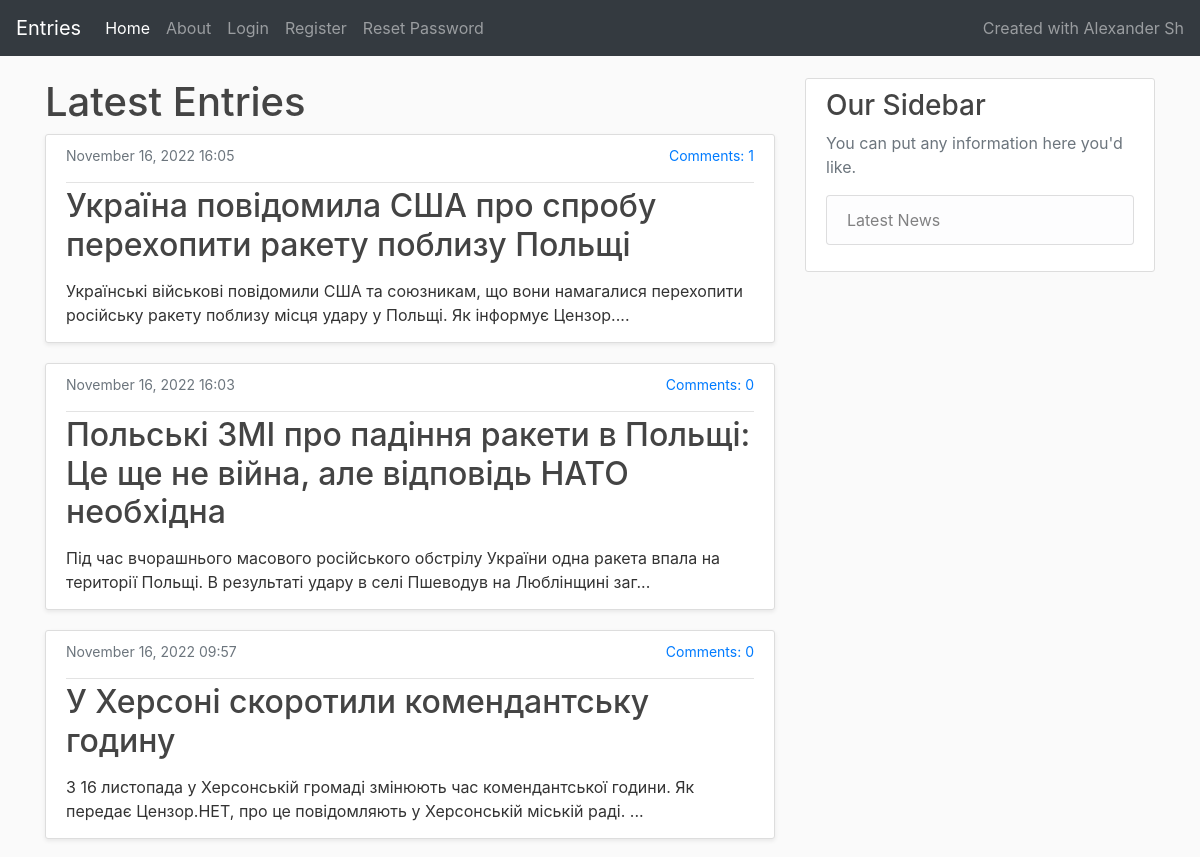
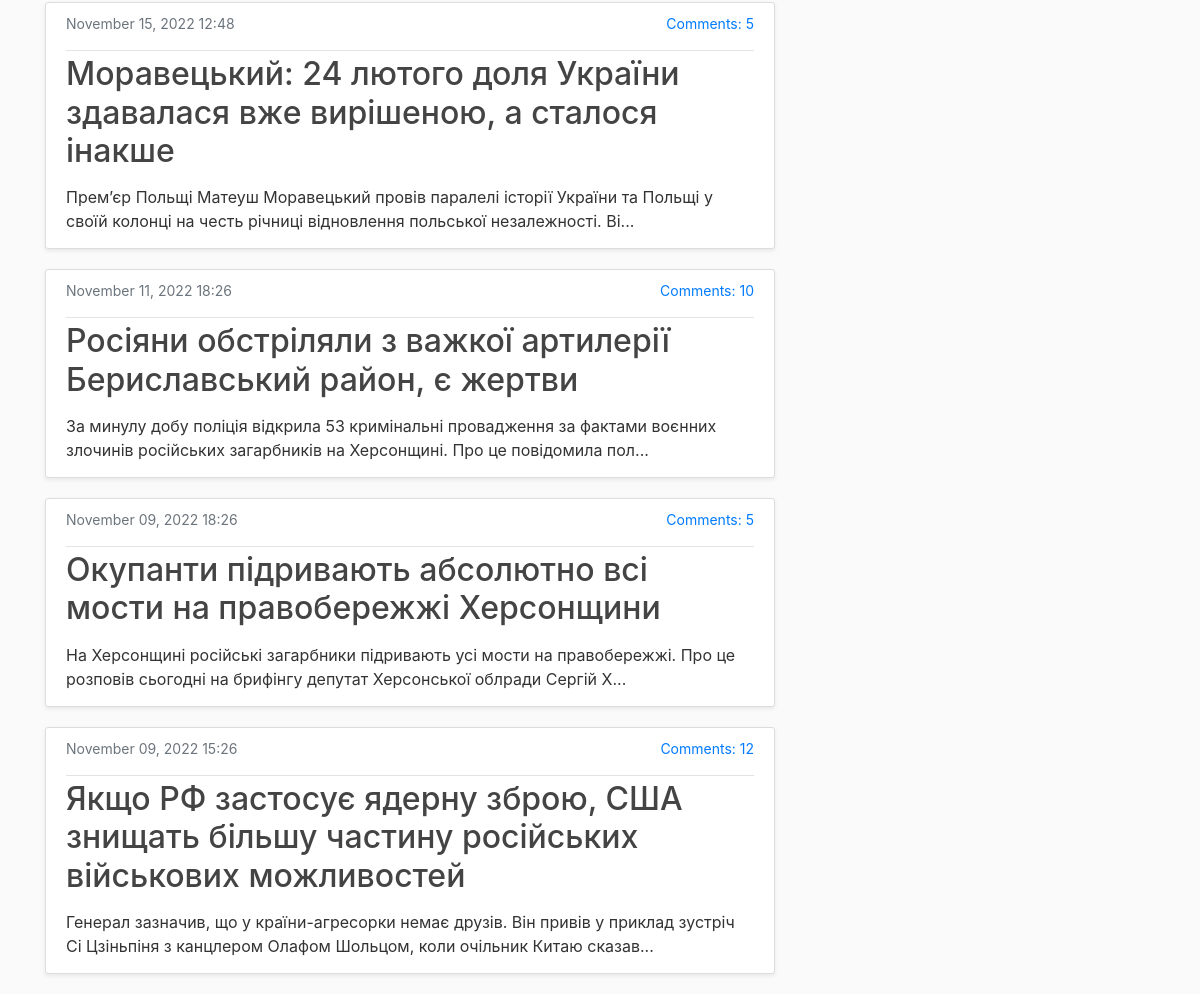
The page / on the database its author committed (2 pictures, top to bottom).
### content/models.py (models this page shows, shortened)
class Entry(models.Model):
    title = models.CharField(max_length=100)
    content = models.TextField()
    user_id = models.IntegerField(null=False)
    created_at = models.DateTimeField(default=timezone.now)
    updated_at = models.DateTimeField(default=timezone.now)
    class Meta:
        db_table = "base_entry"

### base/views.py (the view)
# urls.py: path('', views.index, name='index'),
def index(request):
    entries = Entry.objects.all().order_by('-id')[:10:1]
    context = {
        'entries': entries,
        'title': 'Latest Entries',
    }
    return render(request, 'index.html', context)

### base/templates/index.html (shortened to what this page needs)
{% load static %}
<html lang="en">
<head>
    <link rel="stylesheet" href="https://cdn.jsdelivr.net/npm/bootstrap@4.6.2/dist/css/bootstrap.min.css">
    <link rel="stylesheet" href="{% static 'css/main.css' %}">
</head>
<body>
    <nav class="navbar navbar-expand-lg navbar-dark bg-dark">
        <a class="navbar-brand" href="{% url 'index' %}">Entries</a>
        <div class="collapse navbar-collapse" id="navbarText">
          <ul class="navbar-nav sticky-top mr-auto">
            <li class="nav-item active">
                <a class="nav-link" href="{% url 'index' %}">Home <span class="sr-only">(current)</span></a>
            </li>
            <li class="nav-item">
                <a class="nav-link" href="{% url 'about' %}">About</a>
            </li>
            {% if user.is_authenticated %}
                <li class="nav-item">
                  <a class="nav-link" href="{% url 'profile' %}">Profile</a>
                </li>
                <li class="nav-item dropdown">
                    <a class="nav-link dropdown-toggle" href="#" id="entries" role="button" data-toggle="dropdown" aria-haspopup="true" aria-expanded="false">Entries</a>
                    <div class="dropdown-menu" aria-labelledby="navbarDropdown">
                      <a class="dropdown-item" href="{% url 'collection-entries' %}">Collection</a>
                      <a class="dropdown-item" href="{% url 'create-entry' %}">Create</a>
                    </div>
                </li>
                <li class="nav-item">
                  <a class="nav-link" href="{% url 'logout' %}">Logout</a>
                </li>
                {% else %}
                <li class="nav-item">
                  <a class="nav-link" href="{% url 'login' %}">Login</a>
                </li>
                <li class="nav-item">
                  <a class="nav-link" href="{% url 'register' %}">Register</a>
                </li>
                <li class="nav-item">
                  <a class="nav-link" href="{% url 'password_reset' %}">Reset Password</a>
                </li>
            {% endif %}
          </ul>
          <span class="navbar-text">
            Created with Alexander Sh
          </span>
        </div>
      </nav>
    <main role="main" class="container">
      <div class="row">
        <div class="col-md-8">
            {% if title %}
                <h1>{{ title }}</h1>
            {% endif %}
            {% block content %}
                {% for entry in entries %}
                    <article class="media content-section shadow-sm">
                        <div class="media-body">
                          <div class="article-metadata">
                              <small style="float: right">
                               <a href="{% url 'details' entry.id  %}#comments">Comments: {{ entry.comments.all.count }}</a>
                            </small>
                            <small class="text-muted">{{ entry.created_at|date:"F d, Y H:i" }}</small>
                          </div>
                          <h2><a class="article-title" href="{% url 'details' entry.id  %}">{{ entry.title }}</a></h2>
                            <p class="article-content">
                                {{ entry.content|slice:"0:150" }}...
                            </p>
                        </div>
                    </article>
                {% endfor %}
            {% endblock %}
        </div>
        <div class="col-md-4">
          <div class="content-section">
            <h3>Our Sidebar</h3>
            <p class='text-muted'>You can put any information here you'd like.
              <ul class="list-group">
                <li class="list-group-item list-group-item-light">Latest News</li>
              </ul>
            </p>
          </div>
        </div>
      </div>
    </main>
</body>
</html>

### base/static/css/main.css (style rules this page uses)
body { background: #fafafa; color: #333333; }
h1, h2, h3, h4, h5, h6 { color: #444444; }
ul { margin: 0; }
.navbar { margin-bottom: 1.4rem; color: #ffffff; }
.content-section { background: #ffffff; padding: 10px 20px; border: 1px solid #ddd; border-radius: 3px; margin-bottom: 20px; }
.article-title { color: #444444; }
.article-content { margin-bottom: 5px; margin-top: 15px; display: block; }
.media-body small { margin-bottom: 15px; display: block; }
.article-metadata { padding-bottom: 1px; margin-bottom: 4px; border-bottom: 1px solid #e3e3e3 }

### rows shown on the page
Entry: comments.all.count "1", created_at "November 16, 2022 16:05", title "Україна повідомила США про спробу перехопити ракету поблизу Польщі", content "Українські військові повідомили США та союзникам, що вони намагалися перехопити російську ракету поблизу місця удару у Польщі. Як інформує Цензор."
Entry: comments.all.count "0", created_at "November 16, 2022 16:03", title "Польські ЗМІ про падіння ракети в Польщі: Це ще не війна, але відповідь НАТО необхідна", content "Під час вчорашнього масового російського обстрілу України одна ракета впала на території Польщі. В результаті удару в селі Пшеводув на Люблінщині заг"
Entry: comments.all.count "0", created_at "November 16, 2022 09:57", title "У Херсоні скоротили комендантську годину", content "З 16 листопада у Херсонській громаді змінюють час комендантської години. Як передає Цензор.НЕТ, про це повідомляють у Херсонській міській раді."
Entry: comments.all.count "5", created_at "November 15, 2022 12:48", title "Моравецький: 24 лютого доля України здавалася вже вирішеною, а сталося інакше", content "Прем’єр Польщі Матеуш Моравецький провів паралелі історії України та Польщі у своїй колонці на честь річниці відновлення польської незалежності. Ві"
Entry: comments.all.count "10", created_at "November 11, 2022 18:26", title "Росіяни обстріляли з важкої артилерії Бериславський район, є жертви", content "За минулу добу поліція відкрила 53 кримінальні провадження за фактами воєнних злочинів російських загарбників на Херсонщині. Про це повідомила пол"
Entry: comments.all.count "5", created_at "November 09, 2022 18:26", title "Окупанти підривають абсолютно всі мости на правобережжі Херсонщини", content "На Херсонщині російські загарбники підривають усі мости на правобережжі. Про це розповів сьогодні на брифінгу депутат Херсонської облради Сергій Х"
Entry: comments.all.count "12", created_at "November 09, 2022 15:26", title "Якщо РФ застосує ядерну зброю, США знищать більшу частину російських військових можливостей", content "Генерал зазначив, що у країни-агресорки немає друзів. Він привів у приклад зустріч Сі Цзіньпіня з канцлером Олафом Шольцом, коли очільник Китаю сказав"

### other values the page prints
{{ title }} "Latest Entries"
